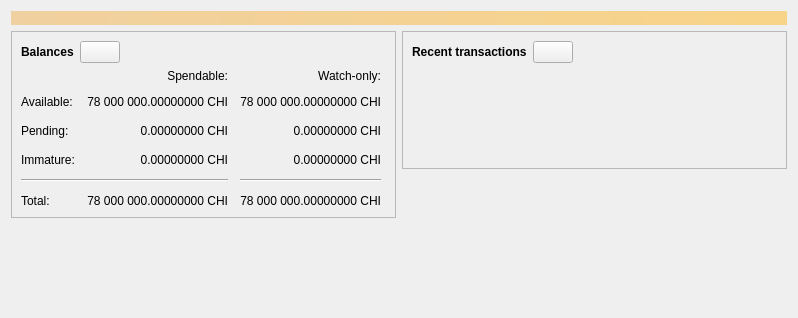
<?xml version="1.0" encoding="UTF-8"?>
<ui version="4.0">
 <class>OverviewPage</class>
 <widget class="QWidget" name="OverviewPage">
  <property name="geometry">
   <rect>
    <x>0</x>
    <y>0</y>
    <width>798</width>
    <height>318</height>
   </rect>
  </property>
  <property name="windowTitle">
   <string>Form</string>
  </property>
  <layout class="QVBoxLayout" name="topLayout">
   <item>
    <widget class="QLabel" name="labelAlerts">
     <property name="visible">
      <bool>false</bool>
     </property>
     <property name="styleSheet">
      <string notr="true">QLabel { background-color: qlineargradient(x1: 0, y1: 0, x2: 1, y2: 0, stop:0 #F0D0A0, stop:1 #F8D488); color:#000000; }</string>
     </property>
     <property name="wordWrap">
      <bool>true</bool>
     </property>
     <property name="margin">
      <number>3</number>
     </property>
     <property name="textInteractionFlags">
      <set>Qt::TextSelectableByMouse</set>
     </property>
    </widget>
   </item>
   <item>
    <layout class="QHBoxLayout" name="horizontalLayout" stretch="1,1">
     <item>
      <layout class="QVBoxLayout" name="verticalLayout_2">
       <item>
        <widget class="QFrame" name="frame">
         <property name="frameShape">
          <enum>QFrame::StyledPanel</enum>
         </property>
         <property name="frameShadow">
          <enum>QFrame::Raised</enum>
         </property>
         <layout class="QVBoxLayout" name="verticalLayout_4">
          <item>
           <layout class="QHBoxLayout" name="horizontalLayout_4">
            <item>
             <widget class="QLabel" name="label_5">
              <property name="font">
               <font>
                <weight>75</weight>
                <bold>true</bold>
               </font>
              </property>
              <property name="text">
               <string>Balances</string>
              </property>
             </widget>
            </item>
            <item>
             <widget class="QPushButton" name="labelWalletStatus">
              <property name="enabled">
               <bool>true</bool>
              </property>
              <property name="maximumSize">
               <size>
                <width>45</width>
                <height>16777215</height>
               </size>
              </property>
              <property name="toolTip">
               <string>The displayed information may be out of date. Your wallet automatically synchronizes with the SpaceXpanse network after a connection is established, but this process has not completed yet.</string>
              </property>
              <property name="text">
               <string/>
              </property>
              <property name="icon">
               <iconset resource="../bitcoin.qrc">
                <normaloff>:/icons/warning</normaloff>
                <disabledoff>:/icons/warning</disabledoff>:/icons/warning</iconset>
              </property>
              <property name="iconSize">
               <size>
                <width>24</width>
                <height>24</height>
               </size>
              </property>
             </widget>
            </item>
            <item>
             <spacer name="horizontalSpacer_3">
              <property name="orientation">
               <enum>Qt::Horizontal</enum>
              </property>
              <property name="sizeHint" stdset="0">
               <size>
                <width>40</width>
                <height>20</height>
               </size>
              </property>
             </spacer>
            </item>
           </layout>
          </item>
          <item>
           <layout class="QGridLayout" name="gridLayout">
            <property name="spacing">
             <number>12</number>
            </property>
            <item row="2" column="2">
             <widget class="QLabel" name="labelWatchPending">
              <property name="cursor">
               <cursorShape>IBeamCursor</cursorShape>
              </property>
              <property name="toolTip">
               <string>Unconfirmed transactions to watch-only addresses</string>
              </property>
              <property name="text">
               <string notr="true">0.00000000 CHI</string>
              </property>
              <property name="alignment">
               <set>Qt::AlignRight|Qt::AlignTrailing|Qt::AlignVCenter</set>
              </property>
              <property name="textInteractionFlags">
               <set>Qt::LinksAccessibleByMouse|Qt::TextSelectableByKeyboard|Qt::TextSelectableByMouse</set>
              </property>
             </widget>
            </item>
            <item row="2" column="1">
             <widget class="QLabel" name="labelUnconfirmed">
              <property name="cursor">
               <cursorShape>IBeamCursor</cursorShape>
              </property>
              <property name="toolTip">
               <string>Total of transactions that have yet to be confirmed, and do not yet count toward the spendable balance</string>
              </property>
              <property name="text">
               <string notr="true">0.00000000 CHI</string>
              </property>
              <property name="alignment">
               <set>Qt::AlignRight|Qt::AlignTrailing|Qt::AlignVCenter</set>
              </property>
              <property name="textInteractionFlags">
               <set>Qt::LinksAccessibleByMouse|Qt::TextSelectableByKeyboard|Qt::TextSelectableByMouse</set>
              </property>
             </widget>
            </item>
            <item row="3" column="2">
             <widget class="QLabel" name="labelWatchImmature">
              <property name="cursor">
               <cursorShape>IBeamCursor</cursorShape>
              </property>
              <property name="toolTip">
               <string>Mined balance in watch-only addresses that has not yet matured</string>
              </property>
              <property name="text">
               <string notr="true">0.00000000 CHI</string>
              </property>
              <property name="alignment">
               <set>Qt::AlignRight|Qt::AlignTrailing|Qt::AlignVCenter</set>
              </property>
              <property name="textInteractionFlags">
               <set>Qt::LinksAccessibleByMouse|Qt::TextSelectableByKeyboard|Qt::TextSelectableByMouse</set>
              </property>
             </widget>
            </item>
            <item row="4" column="0" colspan="2">
             <widget class="Line" name="line">
              <property name="orientation">
               <enum>Qt::Horizontal</enum>
              </property>
             </widget>
            </item>
            <item row="4" column="2">
             <widget class="Line" name="lineWatchBalance">
              <property name="sizePolicy">
               <sizepolicy hsizetype="Preferred" vsizetype="Fixed">
                <horstretch>0</horstretch>
                <verstretch>0</verstretch>
               </sizepolicy>
              </property>
              <property name="minimumSize">
               <size>
                <width>140</width>
                <height>0</height>
               </size>
              </property>
              <property name="orientation">
               <enum>Qt::Horizontal</enum>
              </property>
             </widget>
            </item>
            <item row="5" column="0">
             <widget class="QLabel" name="labelTotalText">
              <property name="text">
               <string>Total:</string>
              </property>
             </widget>
            </item>
            <item row="3" column="1">
             <widget class="QLabel" name="labelImmature">
              <property name="cursor">
               <cursorShape>IBeamCursor</cursorShape>
              </property>
              <property name="toolTip">
               <string>Mined balance that has not yet matured</string>
              </property>
              <property name="text">
               <string notr="true">0.00000000 CHI</string>
              </property>
              <property name="alignment">
               <set>Qt::AlignRight|Qt::AlignTrailing|Qt::AlignVCenter</set>
              </property>
              <property name="textInteractionFlags">
               <set>Qt::LinksAccessibleByMouse|Qt::TextSelectableByKeyboard|Qt::TextSelectableByMouse</set>
              </property>
             </widget>
            </item>
            <item row="2" column="3">
             <spacer name="horizontalSpacer_2">
              <property name="orientation">
               <enum>Qt::Horizontal</enum>
              </property>
              <property name="sizeHint" stdset="0">
               <size>
                <width>40</width>
                <height>20</height>
               </size>
              </property>
             </spacer>
            </item>
            <item row="3" column="0">
             <widget class="QLabel" name="labelImmatureText">
              <property name="text">
               <string>Immature:</string>
              </property>
             </widget>
            </item>
            <item row="5" column="1">
             <widget class="QLabel" name="labelTotal">
              <property name="cursor">
               <cursorShape>IBeamCursor</cursorShape>
              </property>
              <property name="toolTip">
               <string>Your current total balance</string>
              </property>
              <property name="text">
               <string notr="true">78 000 000.00000000 CHI</string>
              </property>
              <property name="alignment">
               <set>Qt::AlignRight|Qt::AlignTrailing|Qt::AlignVCenter</set>
              </property>
              <property name="textInteractionFlags">
               <set>Qt::LinksAccessibleByMouse|Qt::TextSelectableByKeyboard|Qt::TextSelectableByMouse</set>
              </property>
             </widget>
            </item>
            <item row="5" column="2">
             <widget class="QLabel" name="labelWatchTotal">
              <property name="cursor">
               <cursorShape>IBeamCursor</cursorShape>
              </property>
              <property name="toolTip">
               <string>Current total balance in watch-only addresses</string>
              </property>
              <property name="text">
               <string notr="true">78 000 000.00000000 CHI</string>
              </property>
              <property name="alignment">
               <set>Qt::AlignRight|Qt::AlignTrailing|Qt::AlignVCenter</set>
              </property>
              <property name="textInteractionFlags">
               <set>Qt::LinksAccessibleByMouse|Qt::TextSelectableByKeyboard|Qt::TextSelectableByMouse</set>
              </property>
             </widget>
            </item>
            <item row="0" column="2">
             <widget class="QLabel" name="labelWatchonly">
              <property name="text">
               <string>Watch-only:</string>
              </property>
              <property name="alignment">
               <set>Qt::AlignRight|Qt::AlignTrailing|Qt::AlignVCenter</set>
              </property>
             </widget>
            </item>
            <item row="1" column="0">
             <widget class="QLabel" name="labelBalanceText">
              <property name="text">
               <string>Available:</string>
              </property>
             </widget>
            </item>
            <item row="1" column="1">
             <widget class="QLabel" name="labelBalance">
              <property name="cursor">
               <cursorShape>IBeamCursor</cursorShape>
              </property>
              <property name="toolTip">
               <string>Your current spendable balance</string>
              </property>
              <property name="text">
               <string notr="true">78 000 000.00000000 CHI</string>
              </property>
              <property name="alignment">
               <set>Qt::AlignRight|Qt::AlignTrailing|Qt::AlignVCenter</set>
              </property>
              <property name="textInteractionFlags">
               <set>Qt::LinksAccessibleByMouse|Qt::TextSelectableByKeyboard|Qt::TextSelectableByMouse</set>
              </property>
             </widget>
            </item>
            <item row="1" column="2">
             <widget class="QLabel" name="labelWatchAvailable">
              <property name="cursor">
               <cursorShape>IBeamCursor</cursorShape>
              </property>
              <property name="toolTip">
               <string>Your current balance in watch-only addresses</string>
              </property>
              <property name="text">
               <string notr="true">78 000 000.00000000 CHI</string>
              </property>
              <property name="alignment">
               <set>Qt::AlignRight|Qt::AlignTrailing|Qt::AlignVCenter</set>
              </property>
              <property name="textInteractionFlags">
               <set>Qt::LinksAccessibleByMouse|Qt::TextSelectableByKeyboard|Qt::TextSelectableByMouse</set>
              </property>
             </widget>
            </item>
            <item row="2" column="0">
             <widget class="QLabel" name="labelPendingText">
              <property name="text">
               <string>Pending:</string>
              </property>
             </widget>
            </item>
            <item row="0" column="1">
             <widget class="QLabel" name="labelSpendable">
              <property name="text">
               <string>Spendable:</string>
              </property>
              <property name="alignment">
               <set>Qt::AlignRight|Qt::AlignTrailing|Qt::AlignVCenter</set>
              </property>
             </widget>
            </item>
           </layout>
          </item>
         </layout>
        </widget>
       </item>
       <item>
        <spacer name="verticalSpacer">
         <property name="orientation">
          <enum>Qt::Vertical</enum>
         </property>
         <property name="sizeHint" stdset="0">
          <size>
           <width>20</width>
           <height>40</height>
          </size>
         </property>
        </spacer>
       </item>
      </layout>
     </item>
     <item>
      <layout class="QVBoxLayout" name="verticalLayout_3">
       <item>
        <widget class="QFrame" name="frame_2">
         <property name="frameShape">
          <enum>QFrame::StyledPanel</enum>
         </property>
         <property name="frameShadow">
          <enum>QFrame::Raised</enum>
         </property>
         <layout class="QVBoxLayout" name="verticalLayout">
          <item>
           <layout class="QHBoxLayout" name="horizontalLayout_2">
            <item>
             <widget class="QLabel" name="label_4">
              <property name="font">
               <font>
                <weight>75</weight>
                <bold>true</bold>
               </font>
              </property>
              <property name="text">
               <string>Recent transactions</string>
              </property>
             </widget>
            </item>
            <item>
             <widget class="QPushButton" name="labelTransactionsStatus">
              <property name="enabled">
               <bool>true</bool>
              </property>
              <property name="maximumSize">
               <size>
                <width>45</width>
                <height>16777215</height>
               </size>
              </property>
              <property name="toolTip">
               <string>The displayed information may be out of date. Your wallet automatically synchronizes with the SpaceXpanse network after a connection is established, but this process has not completed yet.</string>
              </property>
              <property name="text">
               <string/>
              </property>
              <property name="icon">
               <iconset resource="../bitcoin.qrc">
                <normaloff>:/icons/warning</normaloff>
                <disabledoff>:/icons/warning</disabledoff>:/icons/warning</iconset>
              </property>
              <property name="iconSize">
               <size>
                <width>24</width>
                <height>24</height>
               </size>
              </property>
             </widget>
            </item>
            <item>
             <spacer name="horizontalSpacer">
              <property name="orientation">
               <enum>Qt::Horizontal</enum>
              </property>
              <property name="sizeHint" stdset="0">
               <size>
                <width>40</width>
                <height>20</height>
               </size>
              </property>
             </spacer>
            </item>
           </layout>
          </item>
          <item>
           <widget class="TransactionOverviewWidget" name="listTransactions">
            <property name="styleSheet">
             <string notr="true">QListView { background: transparent; }</string>
            </property>
            <property name="frameShape">
             <enum>QFrame::NoFrame</enum>
            </property>
            <property name="verticalScrollBarPolicy">
             <enum>Qt::ScrollBarAlwaysOff</enum>
            </property>
            <property name="horizontalScrollBarPolicy">
             <enum>Qt::ScrollBarAlwaysOff</enum>
            </property>
            <property name="sizeAdjustPolicy">
             <enum>QAbstractScrollArea::AdjustToContents</enum>
            </property>
            <property name="selectionMode">
             <enum>QAbstractItemView::NoSelection</enum>
            </property>
            <property name="uniformItemSizes">
             <bool>true</bool>
            </property>
           </widget>
          </item>
         </layout>
        </widget>
       </item>
       <item>
        <spacer name="verticalSpacer_2">
         <property name="orientation">
          <enum>Qt::Vertical</enum>
         </property>
         <property name="sizeHint" stdset="0">
          <size>
           <width>20</width>
           <height>40</height>
          </size>
         </property>
        </spacer>
       </item>
      </layout>
     </item>
    </layout>
   </item>
  </layout>
 </widget>
 <customwidgets>
  <customwidget>
   <class>TransactionOverviewWidget</class>
   <extends>QListView</extends>
   <header>qt/transactionoverviewwidget.h</header>
  </customwidget>
 </customwidgets>
 <resources/>
 <connections/>
</ui>
